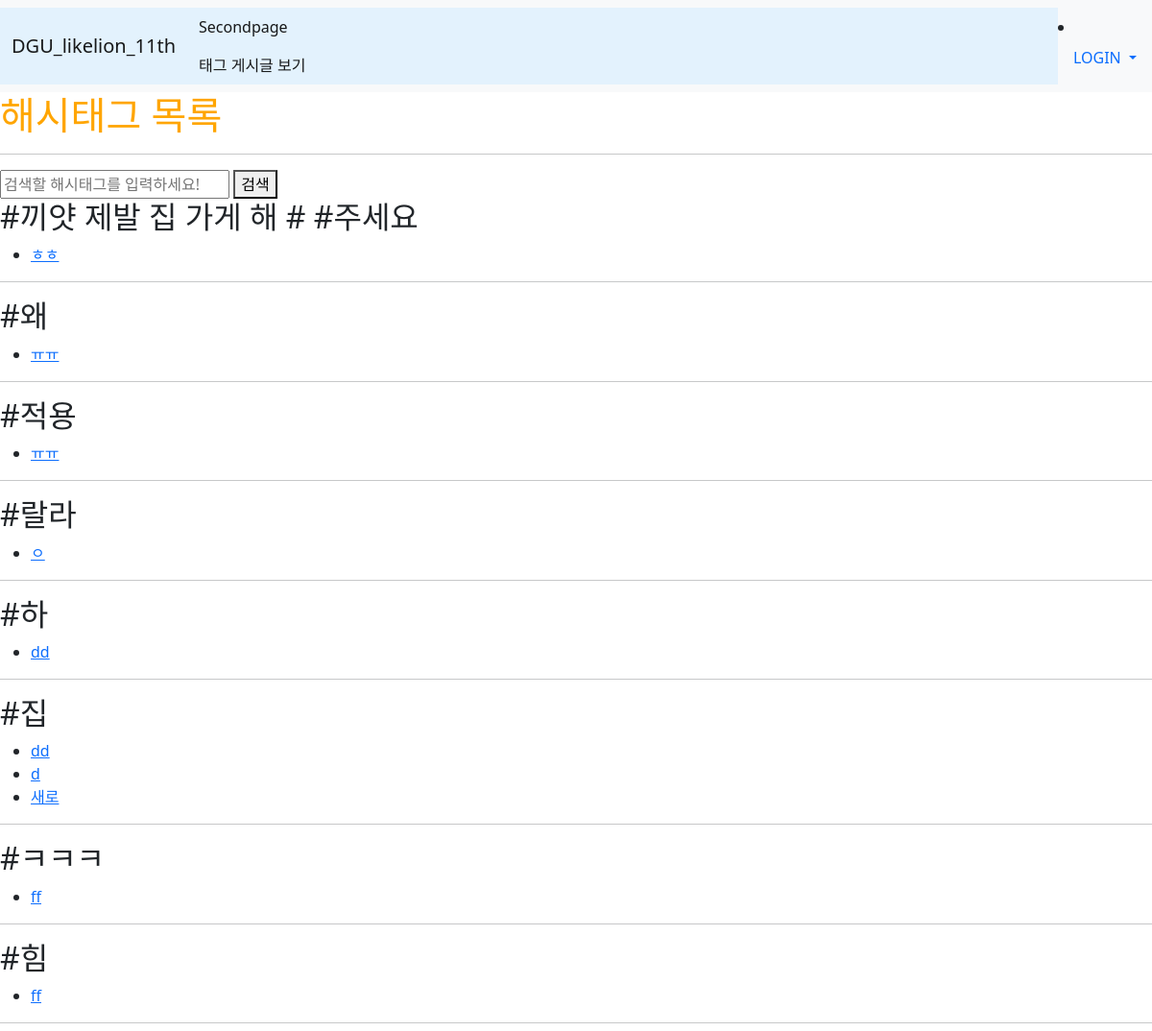
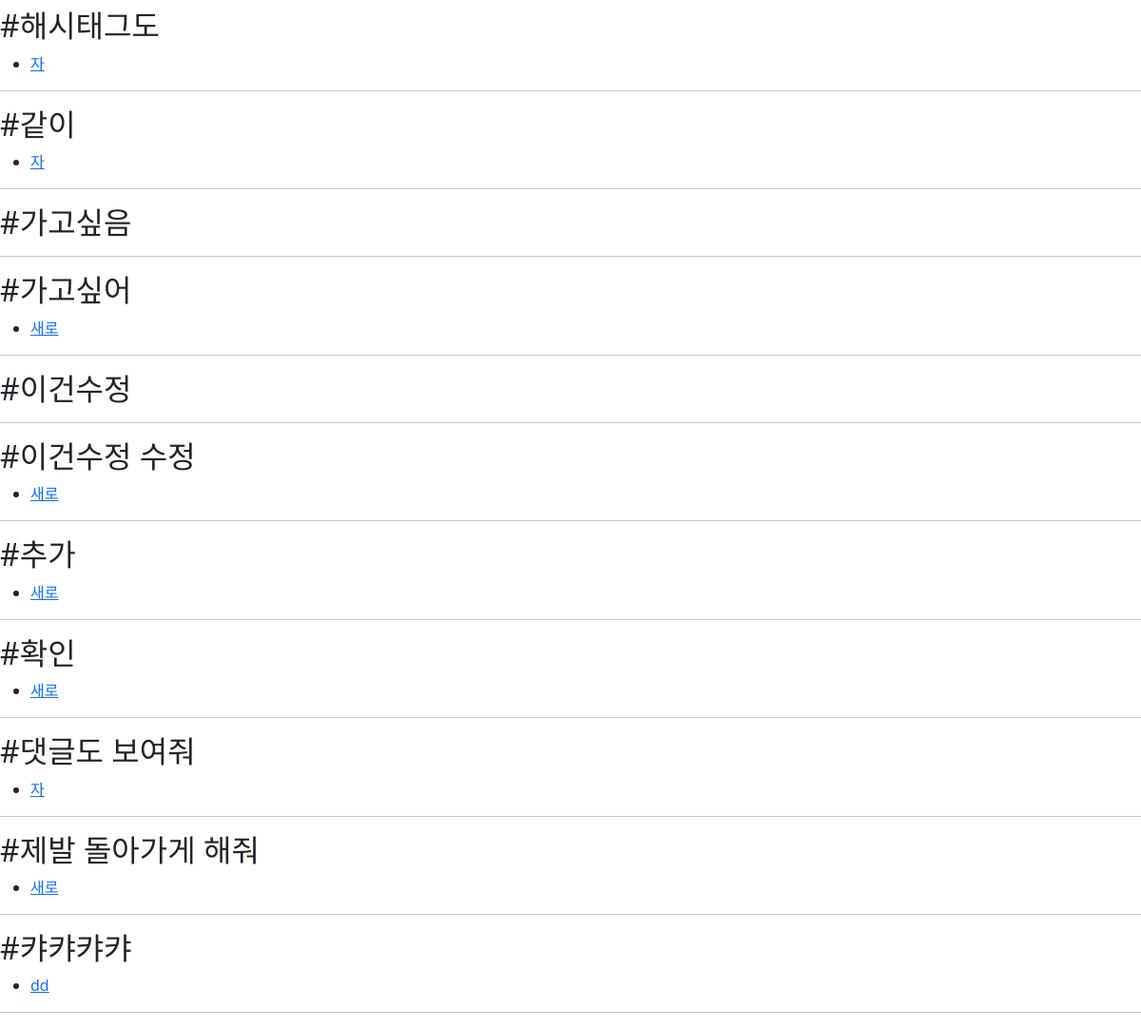
The app's page /tag/ with its own data (2 pictures, top to bottom).
### main/models.py (models this page shows, shortened)
class Tag(models.Model):
    name=models.CharField(max_length=30, null=False, blank=False)

class Blog(models.Model):
    title = models.CharField(max_length=200)
    writer = models.ForeignKey(User, null=False, blank=False, on_delete=models.CASCADE)
    pub_date = models.DateTimeField()
    body = models.TextField()
    image = models.ImageField(upload_to="blog/", blank=True, null=True)
    tags = models.ManyToManyField(Tag, related_name='blogs', blank=True)

class Comment(models.Model):
    content = models.TextField()
    pub_date = models.DateTimeField()
    writer = models.ForeignKey(User, null=False, blank=False, on_delete=models.CASCADE)
    blog = models.ForeignKey(Blog, null=False, blank=False, on_delete=models.CASCADE)
    tags = models.ManyToManyField(Tag, related_name='comments', blank=True)

### main/views.py (the view)
# urls.py: path('tag/', tag_list, name="tag_list"),
def tag_list(request):
    tags = Tag.objects.all()
    return render(request, 'main/tag_list.html', {'tags':tags,})

### main/templates/main/tag_list.html
{% extends 'base.html' %}
{% block content %}
<div class="tag_container">
    <h1>해시태그 목록</h1>
    <hr>
    <form action="{% url 'main:find' %}" method="GET">
        <input type="text" name="find" placeholder="검색할 해시태그를 입력하세요!">
        <button type="submit">검색</button>
    </form>
    {% for t in tags %}
    <div class="tag">
        <h2 class="title">#{{t.name}}</h2>
        <ul>
            {% for blog in t.blogs.all %}
            <li><a href="{% url 'main:detail' blog.id %}">{{blog.title}}</a></li>
            {% endfor %}
            {% for comment in t.comments.all %}
            {% if comment.blog not in t.blogs.all %}
            <li><a href="{% url 'main:detail' comment.blog.id %}">{{comment.blog.title}}</a></li>
            {% endif %}
            {% endfor %}
        </ul>
    </div>
    <hr>
    {% endfor %}
</div>
{% endblock %}

### likelion_11th_session/static/css/project.css (style rules this page uses)
h1 { color : orange; }

### records on screen
Tag: name "끼얏 제발 집 가게 해 # #주세요"
Blog: title "ㅎㅎ"
Tag: name "왜"
Blog: title "ㅠㅠ"
Tag: name "적용"
Tag: name "랄라"
Blog: title "ㅇ"
Tag: name "하"
Blog: title "dd"
Tag: name "집"
Blog: title "d"
Blog: title "새로"
Tag: name "ㅋㅋㅋ"
Blog: title "ff"
Tag: name "힘"
Tag: name "해시태그도"
Blog: title "자"
Tag: name "같이"
Tag: name "가고싶음"
Tag: name "가고싶어"
Tag: name "이건수정"
Tag: name "이건수정 수정"
Tag: name "추가"
Tag: name "확인"
Tag: name "댓글도 보여줘"
Comment: blog "자"
Tag: name "제발 돌아가게 해줘"
Comment: blog "새로"
Tag: name "캬캬캬캬"
Comment: blog "dd"
